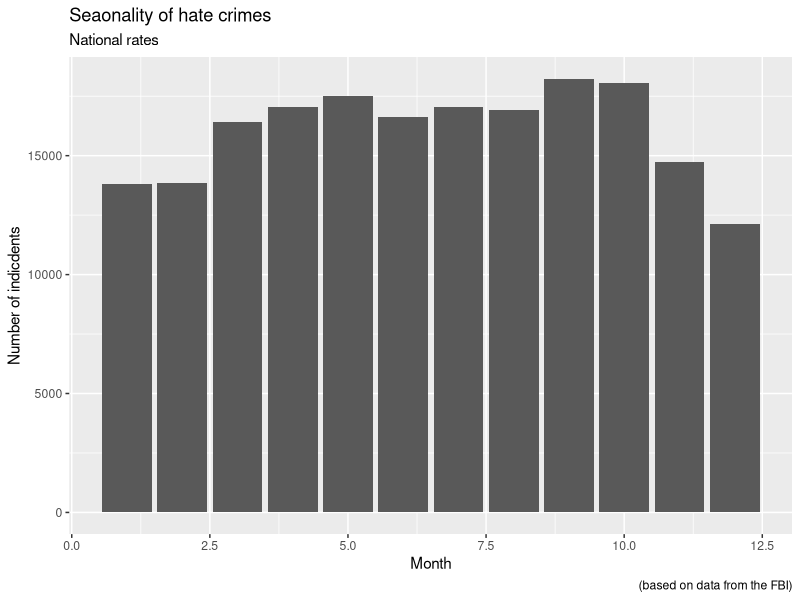
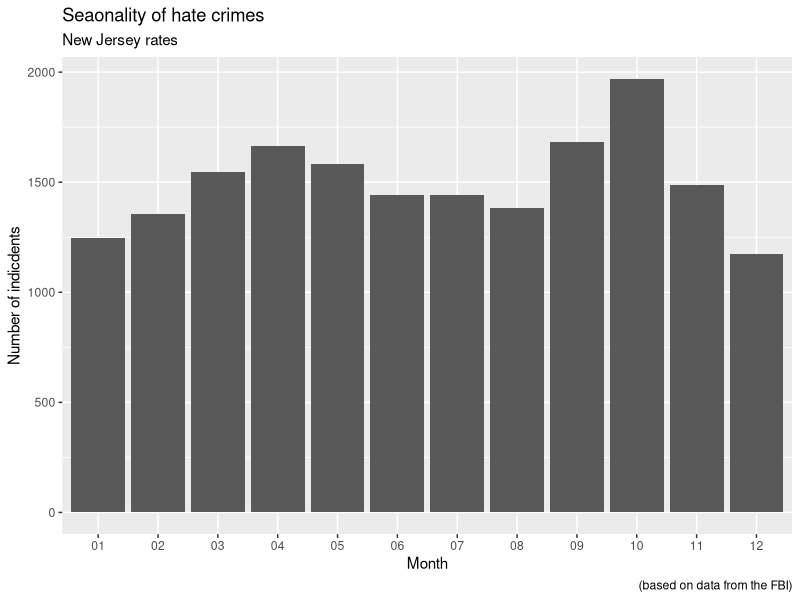
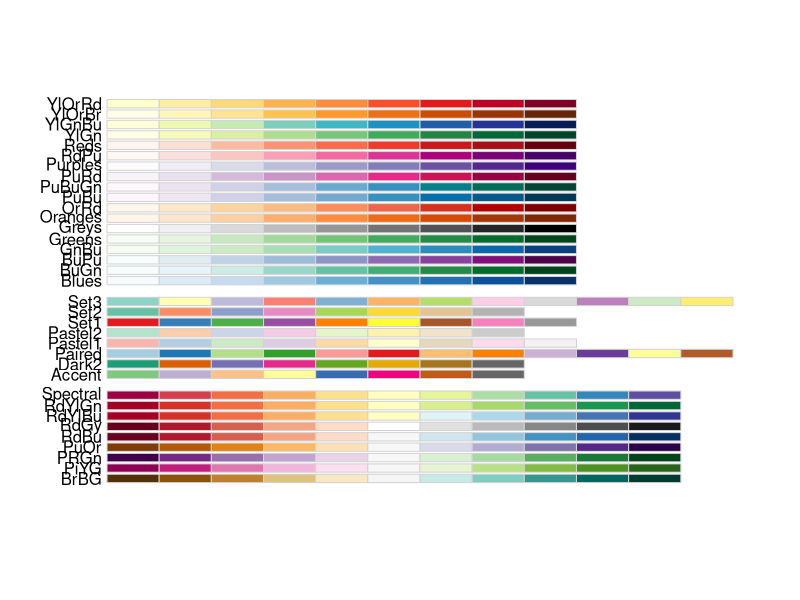
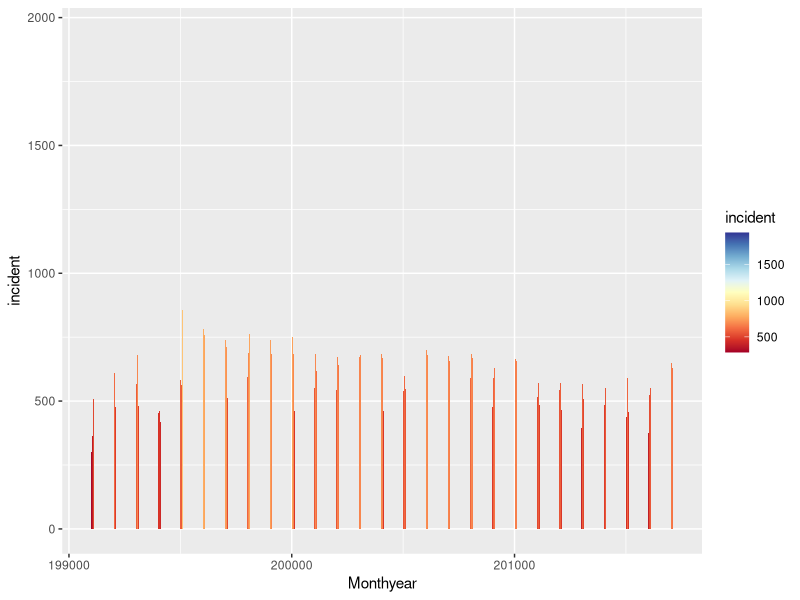
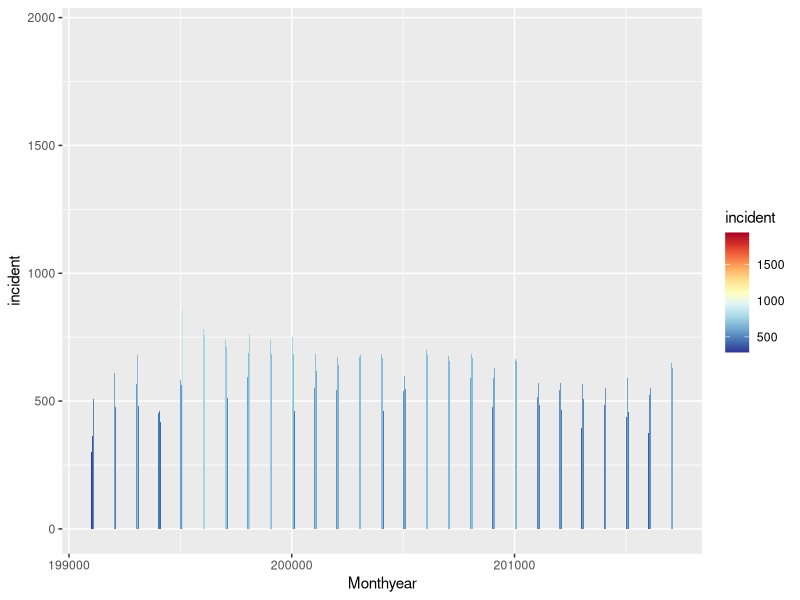
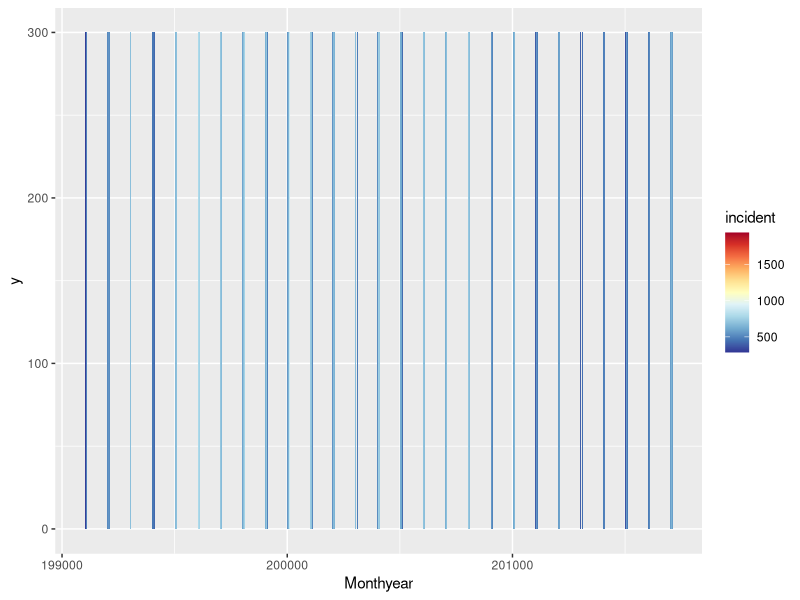
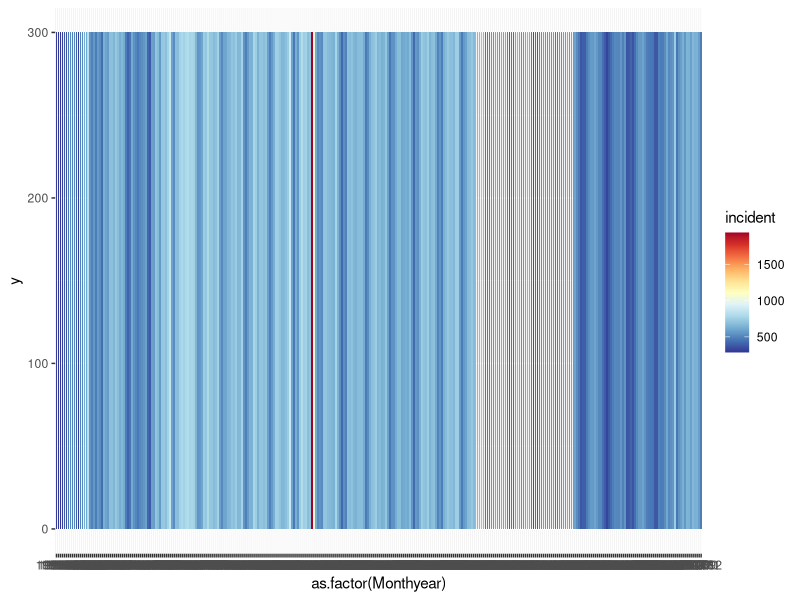
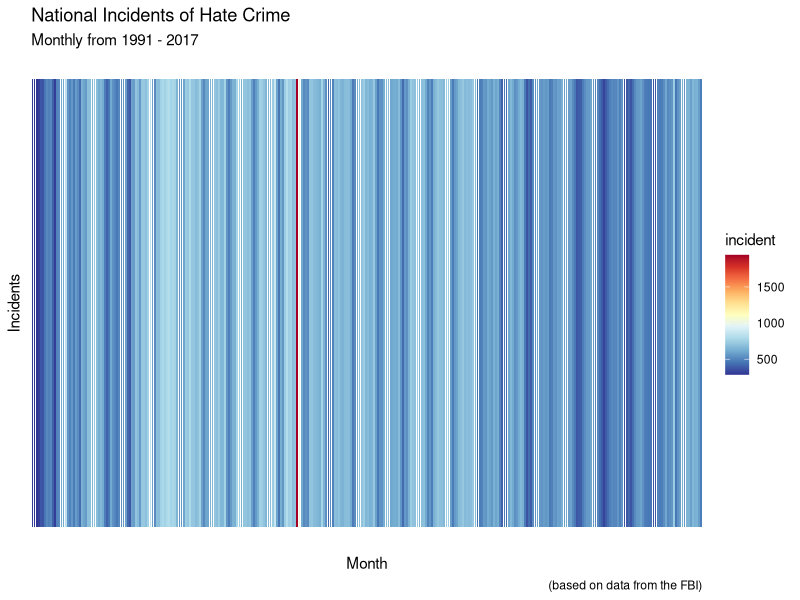

These figures' R source, in order: (Note: this script raises an error after producing the figures.)
# HATE CRIMES -- Group Project
# Devon Maloney 
# 1/29/2020

# To set up the data, I seperated the national individual records of data and place into counts of incidents per month in excell by using the COUNTIF function for all unique month + year combinations. 
# I did this again for just the New Jersery data, a state with a more complete record of hate crime data collection. 

#### Packages and Directory ####
install.packages("ggplot2") 
install.packages("RColorBrewer")
install.packages("ggridges")

library(ggplot2)
library(RColorBrewer) 
library(ggridges)
library(readr)

setwd ("~/Documents/UNC/Spring 2020/456 Geovisualizing Change/HateCrime")

hatedata <- read_csv("monthyear_indicident.csv")
hatedataNJ <- read_csv("monthyear_indicidentNJ.csv")

#### Bar graphs for seasonality ####
#Make a bar graph 

p = ggplot(hatedata, aes(x=Month, y = incident)) + geom_bar(stat="identity") 
pnj = ggplot(hatedataNJ, aes(x=Month, y = incident)) + geom_bar(stat="identity") 

#Add labels
p = p + labs(title="Seaonality of hate crimes", x ="Month", y = "Number of indicdents", subtitle = "National rates", caption = "(based on data from the FBI)") 
p # see graph 

pnj = pnj + labs(title="Seaonality of hate crimes", x ="Month", y = "Number of indicdents", subtitle = "New Jersey rates", caption = "(based on data from the FBI)") 
pnj # see graph 

#### Warming Stripes  ####

# National  
# Colors 
p = p + aes(fill = incident) # assign gradient of blue color to the temp value 
p = ggplot(hatedata, aes(x=Monthyear, y = incident, fill = incident)) + geom_bar(stat="identity")
display.brewer.all() # look at he brewer color library 
p + scale_fill_gradientn(colours = colorRampPalette(brewer.pal(11,"RdYlBu"))(11)) # red to blue  
p <- p + scale_fill_gradientn(colours = colorRampPalette(rev(brewer.pal(11,"RdYlBu")))(11)) # REV to adjust scale from blue to red 
p
p + aes(y = 300) # make it warming stripes
p + aes(x = as.factor(Monthyear), y = 300) # to avoid missing stripes, make yearmonth a factor 

# Add add minial theme, legend, titles, axis labels. 
# Ideally, this section would also include a way to label the year on the x axis, but I was unable to do that. 
p + aes(x = as.factor(Monthyear), y = 300) + theme_minimal() + theme(axis.text = element_blank(), axis.title = element_text(), panel.grid.major = element_blank(), panel.grid.minor = element_blank(), legend.position='right') + labs (x= "Month", y = "Incidents", title = "National Incidents of Hate Crime", subtitle = "Monthly from 1991 - 2017", caption = "(based on data from the FBI)")

# New Jersey 
# Colors 
pnj = pnj + aes(fill = incident) # assign gradient of blue color to the temp value 
pnj = ggplot(hatedataNJ, aes(x=Monthyear, y = incident, fill = incident)) + geom_bar(stat="identity")
display.brewer.all() # look at the brewer color library, select package 
pnj + scale_fill_gradientn(colours = colorRampPalette(brewer.pal(11,"RdYlBu"))(11)) # red to blue  
pnj <- pnj + scale_fill_gradientn(colours = colorRampPalette(rev(brewer.pal(11,"RdYlBu")))(11)) # REV to adjust scale from blue to red 
pnj + aes(y = 300) # make it warming stripes
pnj + aes(x = as.factor(Monthyear), y = 300) # to avoid missing stripes, make yearmonth a factor 

# Add add minial theme, legend, titles, axis labels. 
# Ideally, this section would also include a way to label the year on the x axis, but I was unable to do that. 
pnj + aes(x = as.factor(Monthyear), y = 300) + theme_minimal() + theme(axis.text = element_blank(), axis.title = element_text(), panel.grid.major = element_blank(), panel.grid.minor = element_blank(), legend.position='right') + labs (x= "Month", y = "Incidents", title = "New Jersey Incidents of Hate Crime", subtitle = "Monthly from 1991 - 2017", caption = "(based on data from the FBI)")

#### PETAL CIRCLE ####
# For this section, the independent variable is swtiched from Monthyear to Month

# National  
# Colors 
p = p + aes(fill = incident) # assign gradient of blue color to the temp value 
p = ggplot(hatedata, aes(x=Month, y = incident, fill = incident)) + geom_bar(stat="identity")
display.brewer.all() # look at he brewer color library 
p + scale_fill_gradientn(colours = colorRampPalette(brewer.pal(11,"RdYlBu"))(11)) # red to blue  
p <- p + scale_fill_gradientn(colours = colorRampPalette(rev(brewer.pal(11,"RdYlBu")))(11)) # REV to adjust scale from blue to red 
p
p + aes(y = 300) # make it warming stripes
p + aes(x = as.factor(Month), y = 300) # to avoid missing stripes, make yearmonth a factor 

# Add add minimal theme, legend, titles, axis labels. 
# Ideally, this section would also include a way to label the year on the x axis. 
p + aes(x = as.factor(Month), y = 300) + theme_minimal() + theme(axis.text = element_blank(), axis.title = element_text(), panel.grid.major = element_blank(), panel.grid.minor = element_blank(), legend.position='right') + labs (x= "Month", y = "Incidents", title = "National Incidents of Hate Crime", subtitle = "Monthly from 1991 - 2017", caption = "(based on data from the FBI)")

# New Jersey 
# Colors 
pnj = pnj + aes(fill = incident) # assign gradient of blue color to the temp value 
pnj = ggplot(hatedataNJ, aes(x=Month, y = incident, fill = incident)) + geom_bar(stat="identity")
display.brewer.all() # look at he brewer color library 
pnj + scale_fill_gradientn(colours = colorRampPalette(brewer.pal(11,"RdYlBu"))(11)) # red to blue  
pnj <- pnj + scale_fill_gradientn(colours = colorRampPalette(rev(brewer.pal(11,"RdYlBu")))(11)) # REV to adjust scale from blue to red 
pnj + aes(y = 300) # make it warming stripes
pnj + aes(x = as.factor(Month), y = 300) # to avoid missing stripes, make month a factor 

# Add add minimal theme, legend, titles, axis labels. Ideally, this section would also include a way to label the year on the x axis. 
pnj + aes(x = as.factor(Month), y = 300) + theme_minimal() + theme(axis.text = element_blank(), axis.title = element_text(), panel.grid.major = element_blank(), panel.grid.minor = element_blank(), legend.position='right') + labs (x= "Month", y = "Incidents", title = "New Jersey Incidents of Hate Crime", subtitle = "Monthly from 1991 - 2017", caption = "(based on data from the FBI)")

#Make it into a petal circle 
p + coord_polar(theta = "x") 
pnj + coord_polar(theta = "x") 

#Tried to remove the unnessicary axises. Unknown why national graph is on 0.5 month increments and why the NJ is correctly on 1 month incriments 

#### MONTHLY RIDGES ####
# Tried to make this work but the program required the "missing aesthetics: y"

p = ggplot(hatedata, aes(x = incident, y = Month, fill = ..x..)) +
  geom_density_ridges_gradient(scale = 3, rel_min_height = 0.01) +
  labs(title = 'National monthly rates of hate crimes') +
  scale_fill_gradientn(colours = colorRampPalette(rev(brewer.pal(9,"RdYlBu")))(100))
p 

pnj = ggplot(hatedataNJ, aes(x = incident, y = Month, fill = ..x..)) +
  geom_density_ridges_gradient(scale = 3, rel_min_height = 0.01) +
  labs(title = 'New Jersey monthly rates of hate crimes ') +
  scale_fill_gradientn(colours = colorRampPalette(rev(brewer.pal(9,"RdYlBu")))(100))
pnj
